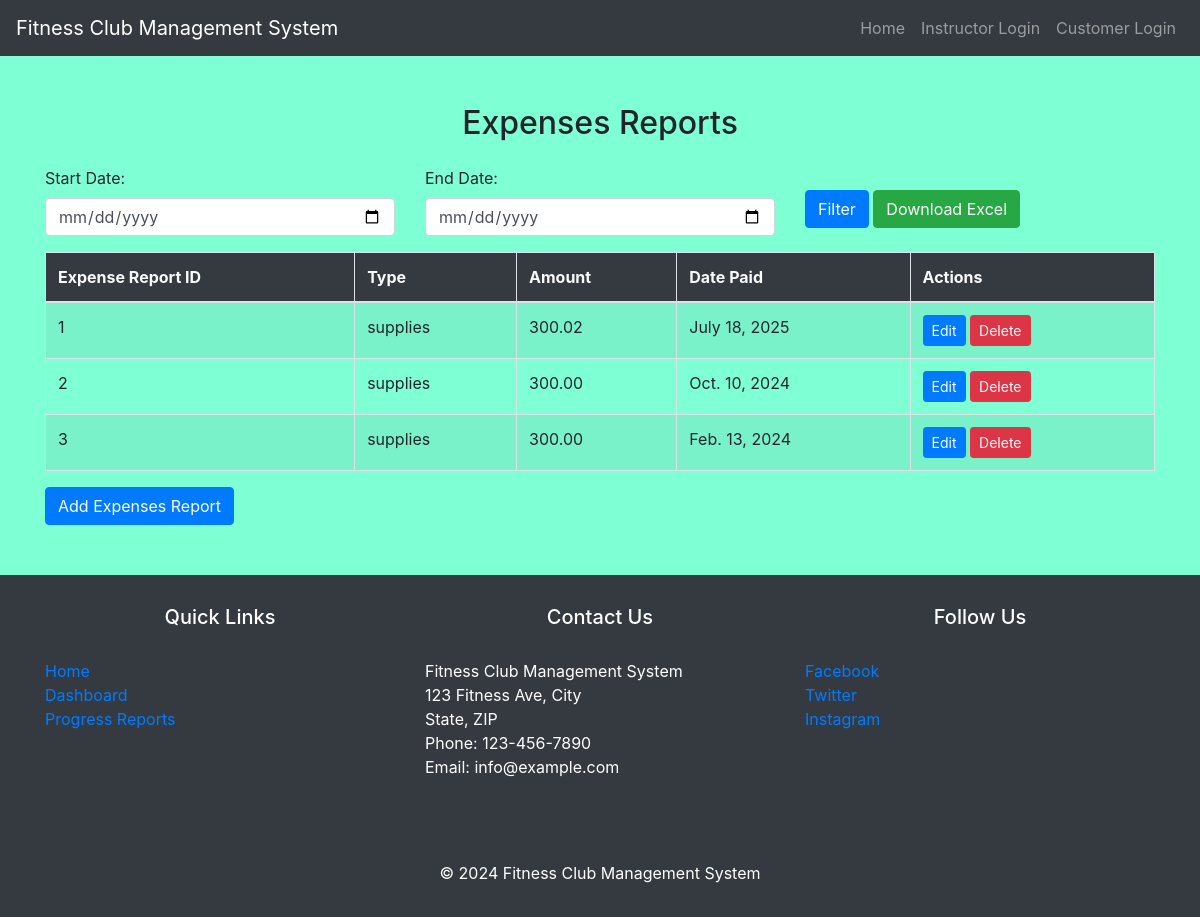
The app's page /expenses-reports/ with its own data.
### myapp/models.py (models this page shows, shortened)
class ExpensesReport(models.Model):
    expense_report_id = models.AutoField(primary_key=True)
    TYPE_CHOICES = [
        ('rent', 'Rent'),
        ('utilities', 'Utilities'),
        ('supplies', 'Supplies'),
        ('others', 'Others')
    ]
    type = models.CharField(max_length=20, choices=TYPE_CHOICES)
    amount = models.DecimalField(max_digits=10, decimal_places=2, validators=[MinValueValidator(0)])
    date_paid = models.DateField()

### myapp/views.py (the view, shortened to what this page needs)
# urls.py: path('expenses-reports/', views.expenses_reports, name='expenses_reports'),
def expenses_reports(request):
    form = ExpenseReportFilterForm(request.GET)
    expenses_reports = ExpensesReport.objects.all()
    if form.is_valid():
        start_date = form.cleaned_data.get('start_date')
        end_date = form.cleaned_data.get('end_date')
        if start_date:
            expenses_reports = expenses_reports.filter(date_paid__gte=start_date)
        if end_date:
            expenses_reports = expenses_reports.filter(date_paid__lte=end_date)
    return render(request, 'expenses_reports.html', {'form': form, 'expenses_reports': expenses_reports})

### myapp/forms.py
class ExpenseReportFilterForm(forms.Form):
    start_date = forms.DateField(label='Start Date', required=False, widget=forms.DateInput(attrs={'type': 'date', 'class': 'form-control'}))
    end_date = forms.DateField(label='End Date', required=False, widget=forms.DateInput(attrs={'type': 'date', 'class': 'form-control'}))

### myapp/templates/expenses_reports.html (shortened to what this page needs)
{% extends 'base.html' %}
{% block content %}
    <div class="container mt-5">
        <h2 class="mb-4">Expenses Reports</h2>
        <form method="get" class="mb-3">
            <div class="row">
                <div class="col-md-4">
                    <label for="id_start_date">Start Date:</label>
                    <input type="date" id="id_start_date" name="start_date" value="{{ form.start_date.value }}" class="form-control">
                </div>
                <div class="col-md-4">
                    <label for="id_end_date">End Date:</label>
                    <input type="date" id="id_end_date" name="end_date" value="{{ form.end_date.value }}" class="form-control">
                </div>
                <div class="col-md-4 mt-4">
                    <button type="submit" class="btn btn-primary">Filter</button>
                    <a href="?download_excel=true" class="btn btn-success">Download Excel</a>
                </div>
            </div>
        </form>
        <div class="table-responsive">
            <table class="table table-striped table-bordered">
                <thead class="bg-dark text-light">
                    <tr>
                        <th>Expense Report ID</th>
                        <th>Type</th>
                        <th>Amount</th>
                        <th>Date Paid</th>
                        <th>Actions</th>
                    </tr>
                </thead>
                <tbody>
                    {% for expense_report in expenses_reports %}
                        <tr>
                            <td>{{ expense_report.expense_report_id }}</td>
                            <td>{{ expense_report.type }}</td>
                            <td>{{ expense_report.amount }}</td>
                            <td>{{ expense_report.date_paid }}</td>
                            <td>
                                <a href="{% url 'edit_expenses_report' expense_report.expense_report_id %}" class="btn btn-sm btn-primary">Edit</a>
                                <a href="{% url 'delete_expenses_report' expense_report.expense_report_id %}" class="btn btn-sm btn-danger">Delete</a>
                            </td>
                        </tr>
                    {% empty %}
                        <tr>
                            <td colspan="5">No expenses reports available.</td>
                        </tr>
                    {% endfor %}
                </tbody>
            </table>
        </div>
        <a href="{% url 'add_expenses_report' %}" class="btn btn-primary">Add Expenses Report</a>
    </div>
{% endblock %}

### myapp/templates/base.html (shortened to what this page needs)
<!DOCTYPE html>
{% load static %}
<html lang="en">
<head>
    <link href="https://stackpath.bootstrapcdn.com/bootstrap/4.5.2/css/bootstrap.min.css" rel="stylesheet">
</head>
<body>
<header>
    <nav class="navbar navbar-expand-lg navbar-dark bg-dark">
        <a class="navbar-brand" href="{% url 'home' %}">Fitness Club Management System</a>
        <div class="collapse navbar-collapse" id="navbarNav">
            <ul class="navbar-nav ml-auto">
                <li class="nav-item">
                    <a class="nav-link" href="{% url 'home' %}">Home</a>
                </li>
                {% if request.session.instructor_id %}
                    <li class="nav-item">
                        <a class="nav-link" href="{% url 'instructor_dashboard' %}">Dashboard</a>
                    </li>
                    <li class="nav-item">
                        <a class="nav-link" href="{% url 'view_progress_reports' %}">Progress Report</a>
                    </li>
                    <li class="nav-item">
                        <a class="nav-link" href="{% url 'salary_report' %}">Salary Report</a>
                    </li>
                    <li class="nav-item">
                        <a class="nav-link" href="{% url 'fee_report_list' %}">Fee Report</a>
                    </li>
                    <li class="nav-item">
                        <a class="nav-link" href="{% url 'expenses_reports' %}">Expenses Report</a>
                    </li>
                    <li class="nav-item">
                        <a class="nav-link" href="{% url 'profit_reports' %}">Profit Report</a>
                    </li>
                    <li class="nav-item">
                        <a class="nav-link" href="{% url 'logout' %}" onclick="return confirmLogout();">Logout</a>
                    </li>
                {% else %}
                    <li class="nav-item">
                        <a class="nav-link" href="{% url 'login' %}">Instructor Login</a>
                    </li>
                    <li class="nav-item">
                        <a class="nav-link" href="{% url 'customer_login' %}">Customer Login</a>
                    </li>
                {% endif %}
            </ul>
        </div>
    </nav>
</header>
<main>
    {% block content %}
    {% endblock %}
</main>
<footer class="footer bg-dark text-white">
    <div class="container">
        <div class="row">
            <div class="col-md-4">
                <h5>Quick Links</h5>
                <ul class="list-unstyled">
                    <li><a href="{% url 'home' %}">Home</a></li>
                    <li><a href="{% url 'instructor_dashboard' %}">Dashboard</a></li>
                    <li><a href="{% url 'view_progress_reports' %}">Progress Reports</a></li>
                </ul>
            </div>
            <div class="col-md-4">
                <h5>Contact Us</h5>
                <address>
                    Fitness Club Management System<br>
                    123 Fitness Ave, City<br>
                    State, ZIP<br>
                    Phone: 123-456-7890<br>
                    Email: info@example.com
                </address>
            </div>
            <div class="col-md-4">
                <h5>Follow Us</h5>
                <ul class="list-unstyled">
                    <li><a href="#"> Facebook</a></li>
                    <li><a href="#"> Twitter</a></li>
                    <li><a href="#"> Instagram</a></li>
                </ul>
            </div>
        </div>
    </div>
    <div class="text-center py-3">
        <p>&copy; 2024 Fitness Club Management System</p>
    </div>
</footer>
</body>
</html>

### records on screen
ExpensesReport: expense_report_id "1", type "supplies", amount "300.02", date_paid "July 18, 2025"
ExpensesReport: expense_report_id "2", type "supplies", amount "300.00", date_paid "Oct. 10, 2024"
ExpensesReport: expense_report_id "3", type "supplies", amount "300.00", date_paid "Feb. 13, 2024"
